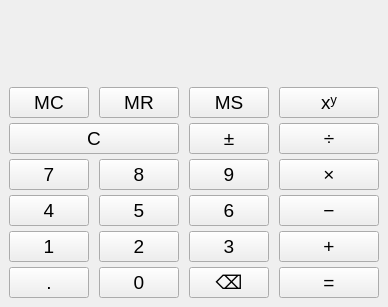
<?xml version="1.0" encoding="UTF-8"?>
<ui version="4.0">
 <class>MainWindow</class>
 <widget class="QMainWindow" name="MainWindow">
  <property name="geometry">
   <rect>
    <x>0</x>
    <y>0</y>
    <width>388</width>
    <height>307</height>
   </rect>
  </property>
  <property name="sizePolicy">
   <sizepolicy hsizetype="Preferred" vsizetype="Preferred">
    <horstretch>0</horstretch>
    <verstretch>0</verstretch>
   </sizepolicy>
  </property>
  <property name="font">
   <font>
    <pointsize>14</pointsize>
   </font>
  </property>
  <property name="windowTitle">
   <string>Calculator</string>
  </property>
  <widget class="QWidget" name="centralwidget">
   <layout class="QGridLayout" name="gridLayout" columnstretch="2,2,2,3" rowminimumheight="0,0,0,0,0,0,0,0,0" columnminimumwidth="0,0,0,0">
    <property name="bottomMargin">
     <number>9</number>
    </property>
    <property name="horizontalSpacing">
     <number>10</number>
    </property>
    <property name="verticalSpacing">
     <number>5</number>
    </property>
    <item row="6" column="1">
     <widget class="QPushButton" name="btn_5num">
      <property name="text">
       <string>5</string>
      </property>
     </widget>
    </item>
    <item row="5" column="1">
     <widget class="QPushButton" name="btn_8num">
      <property name="text">
       <string>8</string>
      </property>
     </widget>
    </item>
    <item row="8" column="0">
     <widget class="QPushButton" name="btn_point">
      <property name="text">
       <string>.</string>
      </property>
     </widget>
    </item>
    <item row="8" column="2">
     <widget class="QPushButton" name="btn_delete">
      <property name="text">
       <string>⌫</string>
      </property>
     </widget>
    </item>
    <item row="4" column="2">
     <widget class="QPushButton" name="btn_change_sign">
      <property name="text">
       <string>±</string>
      </property>
     </widget>
    </item>
    <item row="2" column="0">
     <widget class="QLabel" name="l_memory">
      <property name="text">
       <string/>
      </property>
     </widget>
    </item>
    <item row="6" column="0">
     <widget class="QPushButton" name="btn_4num">
      <property name="text">
       <string>4</string>
      </property>
     </widget>
    </item>
    <item row="7" column="1">
     <widget class="QPushButton" name="btn_2num">
      <property name="text">
       <string>2</string>
      </property>
     </widget>
    </item>
    <item row="7" column="2">
     <widget class="QPushButton" name="btn_3num">
      <property name="text">
       <string>3</string>
      </property>
     </widget>
    </item>
    <item row="7" column="0">
     <widget class="QPushButton" name="btn_1num">
      <property name="text">
       <string>1</string>
      </property>
     </widget>
    </item>
    <item row="6" column="2">
     <widget class="QPushButton" name="btn_6num">
      <property name="text">
       <string>6</string>
      </property>
     </widget>
    </item>
    <item row="8" column="1">
     <widget class="QPushButton" name="btn_0num">
      <property name="text">
       <string>0</string>
      </property>
     </widget>
    </item>
    <item row="4" column="0" colspan="2">
     <widget class="QPushButton" name="btn_clear">
      <property name="text">
       <string>C</string>
      </property>
     </widget>
    </item>
    <item row="5" column="2">
     <widget class="QPushButton" name="btn_9num">
      <property name="text">
       <string>9</string>
      </property>
     </widget>
    </item>
    <item row="5" column="0">
     <widget class="QPushButton" name="btn_7num">
      <property name="text">
       <string>7</string>
      </property>
     </widget>
    </item>
    <item row="3" column="0">
     <widget class="QPushButton" name="btn_mc">
      <property name="text">
       <string>MC</string>
      </property>
     </widget>
    </item>
    <item row="3" column="1">
     <widget class="QPushButton" name="btn_mr">
      <property name="text">
       <string>MR</string>
      </property>
     </widget>
    </item>
    <item row="3" column="2">
     <widget class="QPushButton" name="btn_ms">
      <property name="text">
       <string>MS</string>
      </property>
     </widget>
    </item>
    <item row="8" column="3">
     <widget class="QPushButton" name="btn_res">
      <property name="text">
       <string>=</string>
      </property>
     </widget>
    </item>
    <item row="7" column="3">
     <widget class="QPushButton" name="btn_add">
      <property name="text">
       <string>+</string>
      </property>
     </widget>
    </item>
    <item row="6" column="3">
     <widget class="QPushButton" name="btn_sub">
      <property name="text">
       <string>−</string>
      </property>
     </widget>
    </item>
    <item row="5" column="3">
     <widget class="QPushButton" name="btn_mul">
      <property name="text">
       <string>×</string>
      </property>
     </widget>
    </item>
    <item row="4" column="3">
     <widget class="QPushButton" name="btn_div">
      <property name="text">
       <string>÷</string>
      </property>
     </widget>
    </item>
    <item row="3" column="3">
     <widget class="QPushButton" name="btn_pow">
      <property name="text">
       <string>xʸ</string>
      </property>
     </widget>
    </item>
    <item row="0" column="0" colspan="4">
     <widget class="QLabel" name="l_formula">
      <property name="text">
       <string/>
      </property>
      <property name="alignment">
       <set>Qt::AlignmentFlag::AlignRight|Qt::AlignmentFlag::AlignTrailing|Qt::AlignmentFlag::AlignVCenter</set>
      </property>
     </widget>
    </item>
    <item row="2" column="1" colspan="3">
     <widget class="QLabel" name="l_result">
      <property name="text">
       <string/>
      </property>
      <property name="alignment">
       <set>Qt::AlignmentFlag::AlignRight|Qt::AlignmentFlag::AlignTrailing|Qt::AlignmentFlag::AlignVCenter</set>
      </property>
     </widget>
    </item>
   </layout>
  </widget>
 </widget>
 <resources/>
 <connections/>
</ui>
